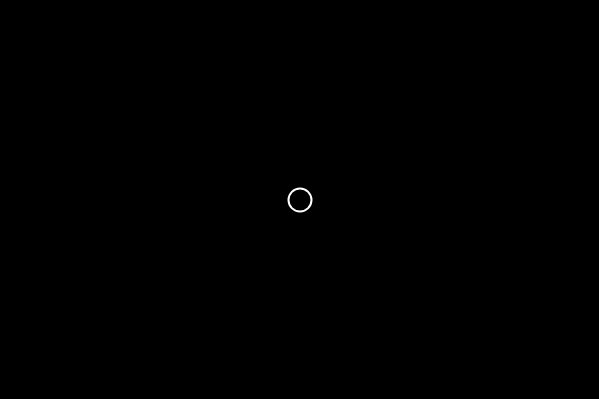
Frame 1 (no input)
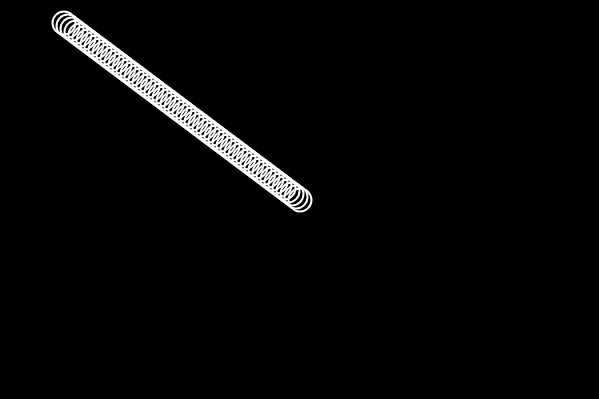
Frame 60 (no input)
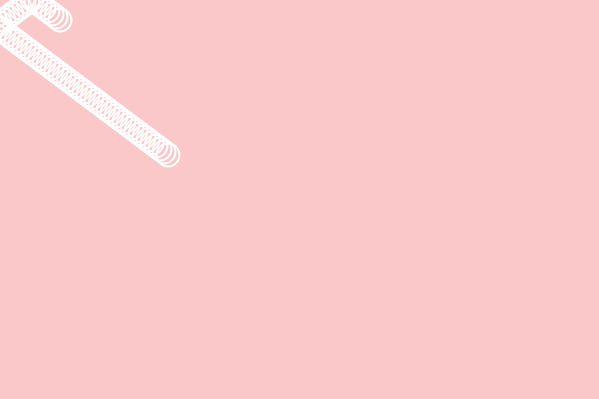
Frame 120 (the mouse pressed at the canvas centre since frame 60)

The p5.js sketch that drew these frames (run headless with seeded random() and noise() and a simulated clock; from frame 60 on, the mouse is pressed at the canvas centre):

// p5.js sketch
// ── sketch.js
//An amazing old game(better version of bouncing a ball program):
//Also we break the program into modules:
var ball = {
	x:300,
	y:200,
	xspeed:-4,
	yspeed:-3
}

function setup() {
  createCanvas(599,399);
  background(0);
}

function draw() {
  display();
  bounce();
  move();
}

function display(){
	stroke(255);
  strokeWeight(2);
  noFill();
  ellipse(ball.x,ball.y,23,23);	
  //ellipse(ball.x,ball.y+19,23,23);
}

function bounce(){
	if(ball.x <0 || ball.x >width){
  	ball.xspeed=-ball.xspeed;
  }
  
 if(ball.y <0 || ball.y >height){
  	ball.yspeed=-ball.yspeed;
  }
}

function move(){
	ball.x+=ball.xspeed;
  ball.y+=ball.yspeed;	
}

function mousePressed(){
  background(250,200,200);
}
